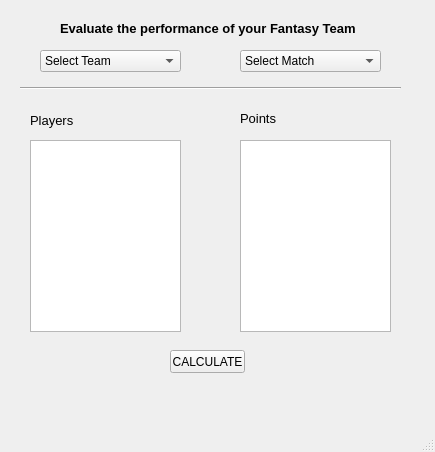
<?xml version="1.0" encoding="UTF-8"?>
<ui version="4.0">
 <class>MainWindow</class>
 <widget class="QMainWindow" name="MainWindow">
  <property name="geometry">
   <rect>
    <x>0</x>
    <y>0</y>
    <width>435</width>
    <height>452</height>
   </rect>
  </property>
  <property name="windowTitle">
   <string>MainWindow</string>
  </property>
  <widget class="QWidget" name="centralwidget">
   <widget class="QScrollBar" name="verticalScrollBar_2">
    <property name="geometry">
     <rect>
      <x>370</x>
      <y>140</y>
      <width>20</width>
      <height>191</height>
     </rect>
    </property>
    <property name="orientation">
     <enum>Qt::Vertical</enum>
    </property>
   </widget>
   <widget class="QLabel" name="lbl_1">
    <property name="geometry">
     <rect>
      <x>60</x>
      <y>20</y>
      <width>331</width>
      <height>16</height>
     </rect>
    </property>
    <property name="font">
     <font>
      <family>Arial</family>
      <pointsize>10</pointsize>
      <weight>75</weight>
      <bold>true</bold>
     </font>
    </property>
    <property name="text">
     <string>Evaluate the performance of your Fantasy Team</string>
    </property>
   </widget>
   <widget class="QListWidget" name="lw1">
    <property name="geometry">
     <rect>
      <x>30</x>
      <y>140</y>
      <width>151</width>
      <height>192</height>
     </rect>
    </property>
   </widget>
   <widget class="QLabel" name="label_2">
    <property name="geometry">
     <rect>
      <x>240</x>
      <y>110</y>
      <width>61</width>
      <height>16</height>
     </rect>
    </property>
    <property name="font">
     <font>
      <family>Arial</family>
      <pointsize>10</pointsize>
     </font>
    </property>
    <property name="text">
     <string>Points</string>
    </property>
   </widget>
   <widget class="QComboBox" name="cb2">
    <property name="geometry">
     <rect>
      <x>240</x>
      <y>50</y>
      <width>141</width>
      <height>22</height>
     </rect>
    </property>
    <item>
     <property name="text">
      <string>Select Match</string>
     </property>
    </item>
   </widget>
   <widget class="QLabel" name="label">
    <property name="geometry">
     <rect>
      <x>30</x>
      <y>110</y>
      <width>71</width>
      <height>21</height>
     </rect>
    </property>
    <property name="font">
     <font>
      <family>Arial</family>
      <pointsize>10</pointsize>
     </font>
    </property>
    <property name="text">
     <string>Players</string>
    </property>
   </widget>
   <widget class="Line" name="line">
    <property name="geometry">
     <rect>
      <x>20</x>
      <y>80</y>
      <width>381</width>
      <height>16</height>
     </rect>
    </property>
    <property name="orientation">
     <enum>Qt::Horizontal</enum>
    </property>
   </widget>
   <widget class="QListWidget" name="lw2">
    <property name="geometry">
     <rect>
      <x>240</x>
      <y>140</y>
      <width>151</width>
      <height>192</height>
     </rect>
    </property>
   </widget>
   <widget class="QComboBox" name="cb1">
    <property name="geometry">
     <rect>
      <x>40</x>
      <y>50</y>
      <width>141</width>
      <height>22</height>
     </rect>
    </property>
    <item>
     <property name="text">
      <string>Select Team</string>
     </property>
    </item>
   </widget>
   <widget class="QPushButton" name="bt1">
    <property name="geometry">
     <rect>
      <x>170</x>
      <y>350</y>
      <width>75</width>
      <height>23</height>
     </rect>
    </property>
    <property name="text">
     <string>CALCULATE</string>
    </property>
   </widget>
  </widget>
  <widget class="QMenuBar" name="menubar">
   <property name="geometry">
    <rect>
     <x>0</x>
     <y>0</y>
     <width>435</width>
     <height>21</height>
    </rect>
   </property>
  </widget>
  <widget class="QStatusBar" name="statusbar"/>
 </widget>
 <tabstops>
  <tabstop>cb1</tabstop>
  <tabstop>lw1</tabstop>
  <tabstop>cb2</tabstop>
  <tabstop>lw2</tabstop>
  <tabstop>bt1</tabstop>
 </tabstops>
 <resources/>
 <connections/>
</ui>
